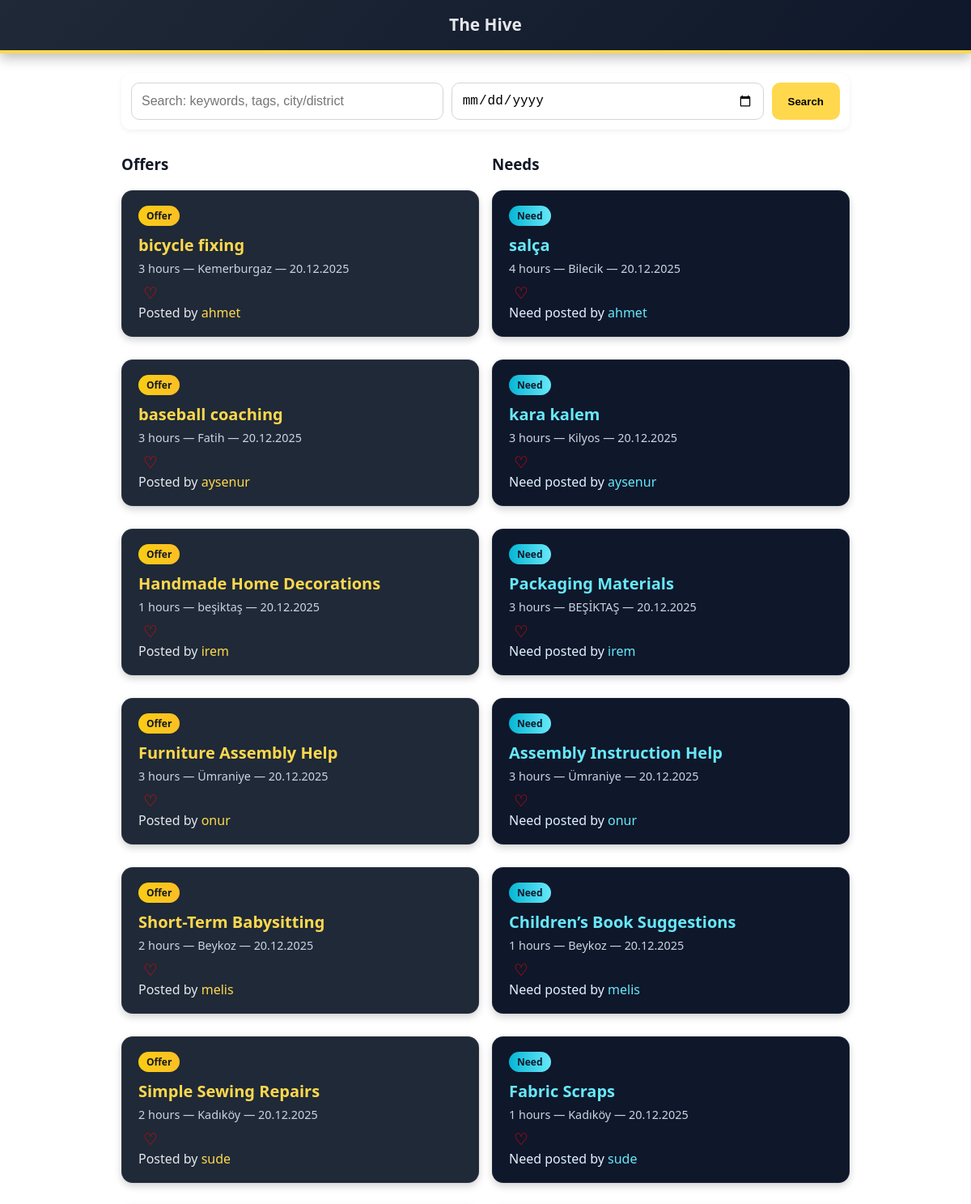
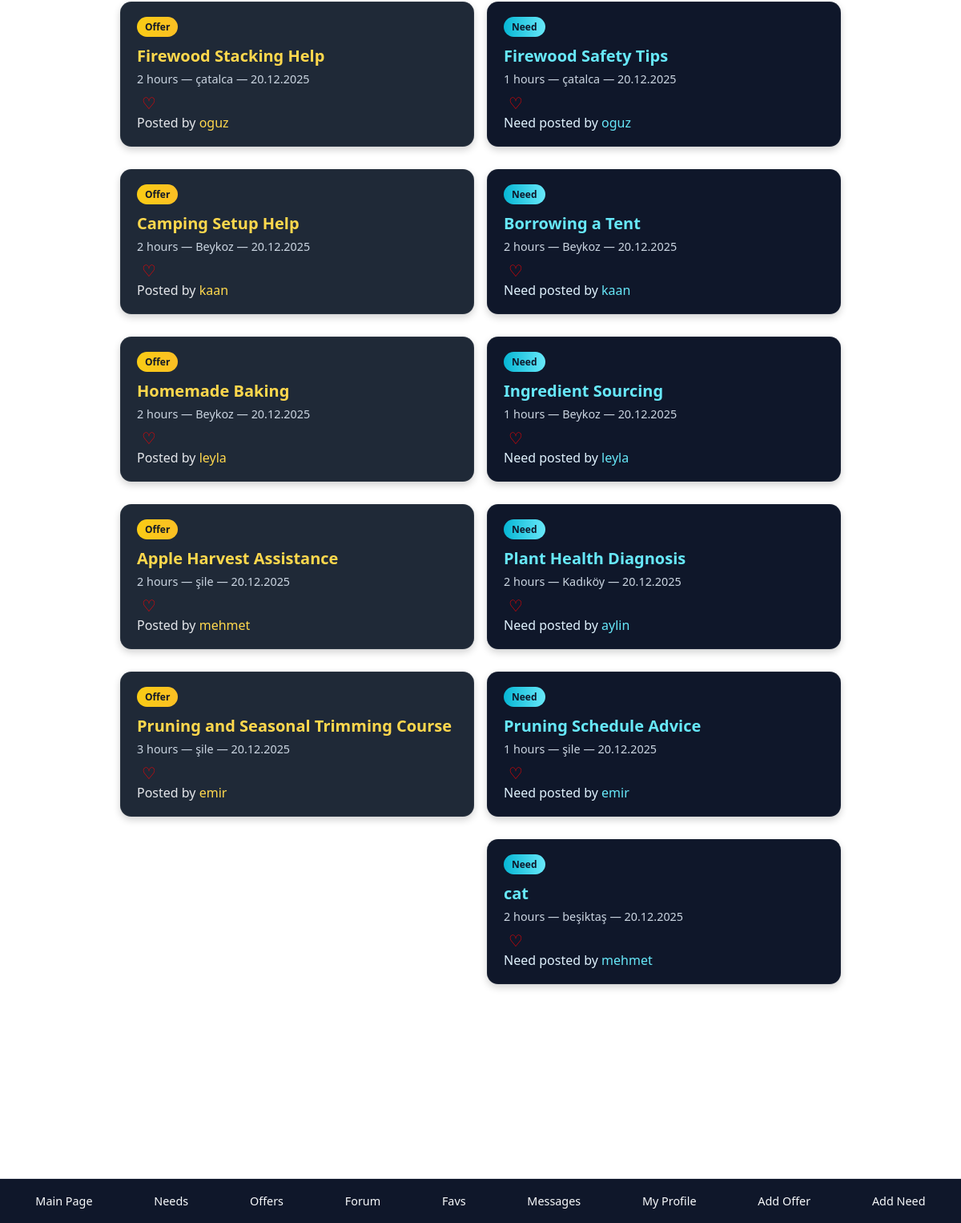
The page / on the database its author committed (2 pictures, top to bottom).
### app.py (models this page shows)
class Offer(db.Model):
    offer_id = db.Column(db.Integer, primary_key=True)
    user_id = db.Column(db.Integer, db.ForeignKey("user.user_id"), nullable=False)
    title = db.Column(db.String(120), nullable=False)
    description = db.Column(db.Text, nullable=False)
    hours = db.Column(db.Integer, nullable=False)
    location = db.Column(db.String(120), nullable=True)
    is_online = db.Column(db.Boolean, default=False)
    image_filename = db.Column(db.String(255), nullable=True)
    is_active = db.Column(db.Boolean, default=True)
    latitude = db.Column(db.Float)
    longitude = db.Column(db.Float)
    posted_at = db.Column(db.DateTime, nullable=False, default=datetime.utcnow)
    offered_on = db.Column(db.Date, nullable=True)

class User(db.Model):
    user_id = db.Column(db.Integer, primary_key=True)
    email = db.Column(db.String(120), unique=True, nullable=False)
    password_hash = db.Column(db.String(255), nullable=False)
    timebank_balance = db.Column(db.Integer, default=3)
    is_admin = db.Column(db.Boolean, default=False)
    is_banned = db.Column(db.Boolean, default=False)
    offers = db.relationship("Offer", backref="user", lazy=True)
    needs = db.relationship("Need", backref="user", lazy=True)
    favorites = db.relationship("Favorite", backref="user", lazy=True)
    need_favorites = db.relationship("NeedFavorite", backref="user", lazy=True)
    forum_posts = db.relationship("ForumPost", backref="author", lazy=True)
    forum_comments = db.relationship("ForumComment", backref="author", lazy=True)
    forum_comment_likes = db.relationship("ForumCommentLike", backref="user", lazy=True, cascade="all, delete-orphan")

class Need(db.Model):
    need_id = db.Column(db.Integer, primary_key=True)
    user_id = db.Column(db.Integer, db.ForeignKey("user.user_id"), nullable=False)
    title = db.Column(db.String(120), nullable=False)
    description = db.Column(db.Text, nullable=False)
    hours = db.Column(db.Integer, nullable=False)
    location = db.Column(db.String(120), nullable=True)
    is_online = db.Column(db.Boolean, default=False)
    image_filename = db.Column(db.String(255), nullable=True)
    is_active = db.Column(db.Boolean, default=True)
    latitude = db.Column(db.Float)
    longitude = db.Column(db.Float)
    posted_at = db.Column(db.DateTime, nullable=False, default=datetime.utcnow)
    needed_on = db.Column(db.Date, nullable=True)

### app.py (the view, shortened to what this page needs)
@app.route("/")
def index():
    query = request.args.get("q", "").strip()
    search_date = parse_date_field(request.args.get("date"))
    offers_query = Offer.query.filter_by(is_active=True).join(User)
    needs_query = Need.query.filter_by(is_active=True).join(User)
    if search_date:
        offers_query = offers_query.filter(Offer.offered_on == search_date)
        needs_query = needs_query.filter(Need.needed_on == search_date)
    offers = offers_query.all()
    needs = needs_query.all()
    user_favorites = set()
    user_need_favorites = set()
    if "user_id" in session:
        favs = Favorite.query.filter_by(user_id=session["user_id"]).all()
        user_favorites = {f.offer_id for f in favs}
        need_favs = NeedFavorite.query.filter_by(user_id=session["user_id"]).all()
        user_need_favorites = {f.need_id for f in need_favs}
    return render_template(
        "main.html",
        offers=offers,
        needs=needs,
        user_favorites=user_favorites,
        user_need_favorites=user_need_favorites,
        search_query=query,
        search_date=search_date,
    )

### app.py (called while the page is built)
@app.before_request
def initialize_database():
    if not getattr(app, "db_initialized", False):
        with app.app_context():
            db.create_all()
            ensure_posted_at_columns()
            ensure_admin_user()
        app.db_initialized = True

@app.before_request
def enforce_ban():
    user_id = session.get("user_id")
    if not user_id:
        return
    user = User.query.get(user_id)
    if user and user.is_banned and request.endpoint not in {"logout", "login"}:
        session.clear()
        return render_template("login.html", error="Your account has been banned."), 403

def parse_date_field(value):
    if not value:
        return None
    try:
        return datetime.strptime(value, "%Y-%m-%d").date()
    except ValueError:
        return None

### templates/main.html (shortened to what this page needs)
{% extends "base.html" %}
{% block content %}
<form action="/" method="get" class="search-bar">
  <input type="text" name="q"
         placeholder="Search: keywords, tags, city/district"
         value="{{ request.args.get('q','') }}">
      <input type="date" name="date"
         aria-label="Date"
             placeholder="dd.mm.yyyy"
         value="{{ request.args.get('date','') }}"
         style="min-width:150px;">
  <button class="search-btn" type="submit">Search</button>
</form>
<div class="offers-needs-grid">
  <section class="offers-column">
    <h3 class="section-title">Offers</h3>
    {% for offer in offers %}
      <div class="offer-card">
        <span class="type-badge offer">Offer</span>
        <a href="{{ url_for('offer_detail', offer_id=offer.offer_id) }}" class="offer-title">
          {{ offer.title }}
        </a>
        <div class="card-meta">
            {% set display_date = offer.offered_on if offer.offered_on else offer.posted_at %}
          {{ offer.hours }} hours — {{ offer.location }}
          {% if display_date %} — {{ display_date.strftime('%d.%m.%Y') }}{% endif %}
        </div>
        <form action="/toggle-favorite/{{ offer.offer_id }}" method="post" style="display:inline;">
          <button style="background:none; border:none; cursor:pointer; font-size:20px; color:red;">
            {% if offer.offer_id in user_favorites %}♥{% else %}♡{% endif %}
          </button>
        </form>
        <div class="small muted">
          Posted by
          {% if offer.user %}
            <a href="{{ url_for('view_profile', user_id=offer.user_id) }}"
               style="color:#ffd84d; text-decoration:none;">
              {{ offer.user.email.split('@')[0] }}
            </a>
          {% else %}
            <span class="small muted">Deleted user</span>
          {% endif %}
        </div>
      </div>
    {% else %}
      <p class="small muted" style="margin-top:6px;">No offers posted yet.</p>
    {% endfor %}
  </section>
  <section class="needs-column">
    <h3 class="section-title">Needs</h3>
    {% for need in needs %}
      <div class="need-card">
        <span class="type-badge need">Need</span>
        <a href="{{ url_for('need_detail', need_id=need.need_id) }}"
           class="need-title"
           style="text-decoration:none;">
          {{ need.title }}
        </a>
        <div class="card-meta">
            {% set display_date = need.needed_on if need.needed_on else need.posted_at %}
          {{ need.hours }} hours — {{ need.location }}
          {% if display_date %} — {{ display_date.strftime('%d.%m.%Y') }}{% endif %}
        </div>
        <form action="/toggle-need-favorite/{{ need.need_id }}" method="post" style="display:inline;">
          <button style="background:none;border:none;cursor:pointer;font-size:20px;color:red;">
            {% if need.need_id in user_need_favorites %}♥{% else %}♡{% endif %}
          </button>
        </form>
        <div class="small muted">
          Need posted by
          {% if need.user %}
            <a href="{{ url_for('view_profile', user_id=need.user_id) }}"
               style="color:#67e8f9; text-decoration:none;">
              {{ need.user.email.split('@')[0] }}
            </a>
          {% else %}
            <span class="small muted">Deleted user</span>
          {% endif %}
        </div>
      </div>
    {% else %}
      <p class="small muted" style="margin-top:6px;">No need posts yet.</p>
    {% endfor %}
  </section>
</div>
{% endblock %}

### templates/base.html (shortened to what this page needs)
<!doctype html>
<html lang="en">
<head>
    <link rel="stylesheet" href="{{ url_for('static', filename='style.css') }}">
</head>
<body>
<header>
  The Hive
</header>
<main>
  {% block content %}{% endblock %}
</main>
<nav class="nav-bottom">
  <a href="{{ url_for('index') }}">Main Page</a>
  <a href="{{ url_for('needs_page') }}">Needs</a>
  <a href="{{ url_for('offers_page') }}">Offers</a>
    <a href="/forum">Forum</a>
  <a href="{{ url_for('favorites_page') }}">Favs</a>
  <a href="{{ url_for('messages_list') }}">Messages</a>
  <a href="{{ url_for('my_profile') }}">My Profile</a>
  <a href="/add-offer">Add Offer</a>
  <a href="/add-need">Add Need</a>
</nav>
</body>
</html>

### templates/base.html (style rules this page uses)
body { font-family: system-ui, -apple-system, Segoe UI, Roboto, Arial, sans-serif; background:#ffffff; margin:0; padding-bottom:140px; color:#111827; }
header { padding:16px 20px 18px; background:linear-gradient(135deg, #1f2937, #0f172a); color:#e5e7eb; font-size:1.3rem; font-weight:600; text-align:center; box-shadow:0 6px 14px rgba(0,0,0,0.25); border-bottom:4px solid #ffd84d }
main { max-width:900px; margin:24px auto; padding:0 16px; padding-bottom:120px; }
.search-bar { background:#ffffff; border-radius:12px; padding:12px; display:flex; gap:10px; box-shadow:0 2px 6px rgba(0,0,0,0.06); margin:20px 0; }
.search-bar input { flex:1; padding:12px; border-radius:10px; border:1px solid #d1d5db; font-size:1rem; }
.search-btn { background:#ffd84d; padding:12px 20px; border-radius:10px; border:none; cursor:pointer; font-weight:600; transition:0.2s; }
.offers-needs-grid { display: grid; grid-template-columns: repeat(auto-fit, minmax(340px, 1fr)); gap: 16px; align-items: stretch; }
.offers-column, .needs-column { display: flex; flex-direction: column; }
.offers-needs-grid .offer-card, .offers-needs-grid .need-card { width: 100%; min-height: 180px; display: flex; flex-direction: column; justify-content: space-between; box-sizing: border-box; }
.section-title { margin-top: 10px; margin-bottom: 6px; }
.offer-card, .need-card { border-radius:14px; padding:18px 20px; margin:14px 0; box-shadow:0 4px 10px rgba(0,0,0,0.18); border:1px solid rgba(255,255,255,0.05); }
.offer-card { background:#1f2937; color:#e5e7eb; }
.need-card { background:#0f172a; color:#e0f2fe; }
.offer-title, .need-title { font-size:1.25rem; font-weight:600; margin-bottom:6px; display:inline-block; text-decoration:none; }
.offer-title { color:#ffd84d; }
.need-title { color:#67e8f9; }
.card-meta { font-size:0.9rem; color:#cbd5e1; margin-bottom:8px; }
.type-badge { display:inline-flex; align-items:center; padding:4px 10px; border-radius:999px; font-size:0.75rem; font-weight:700; margin-bottom:10px; width: fit-content; }
.type-badge.offer { background:linear-gradient(90deg, #facc15, #fbbf24); color:#111827; }
.type-badge.need { background:linear-gradient(90deg, #06b6d4, #67e8f9); color:#0f172a; }
.nav-bottom { position:fixed; left:0; right:0; bottom:0; display:flex; gap:8px; justify-content:space-around; background:#0f172a; padding:10px; z-index:9999; border-top:1px solid #e5e7eb; }
.nav-bottom a { color:#f8fafc; text-decoration:none; background:transparent; padding:8px 12px; border-radius:8px; font-size:.9rem; transition: background-color 0.2s ease; }

### rows shown on the page
Offer: title "bicycle fixing", hours "3", location "Kemerburgaz", strftime "20.12.2025", user.email "ahmet"
Offer: title "baseball coaching", hours "3", location "Fatih", strftime "20.12.2025", user.email "aysenur"
Offer: title "Handmade Home Decorations", hours "1", location "beşiktaş", strftime "20.12.2025", user.email "irem"
Offer: title "Furniture Assembly Help", hours "3", location "Ümraniye", strftime "20.12.2025", user.email "onur"
Offer: title "Short-Term Babysitting", hours "2", location "Beykoz", strftime "20.12.2025", user.email "melis"
Offer: title "Simple Sewing Repairs", hours "2", location "Kadıköy", strftime "20.12.2025", user.email "sude"
Offer: title "Firewood Stacking Help", hours "2", location "çatalca", strftime "20.12.2025", user.email "oguz"
Offer: title "Camping Setup Help", hours "2", location "Beykoz", strftime "20.12.2025", user.email "kaan"
Offer: title "Homemade Baking", hours "2", location "Beykoz", strftime "20.12.2025", user.email "leyla"
Offer: title "Apple Harvest Assistance", hours "2", location "şile", strftime "20.12.2025", user.email "mehmet"
Offer: title "Pruning and Seasonal Trimming Course", hours "3", location "şile", strftime "20.12.2025", user.email "emir"
Need: title "salça", hours "4", location "Bilecik", strftime "20.12.2025", user.email "ahmet"
Need: title "kara kalem", hours "3", location "Kilyos", strftime "20.12.2025", user.email "aysenur"
Need: title "Packaging Materials", hours "3", location "BEŞİKTAŞ", strftime "20.12.2025", user.email "irem"
Need: title "Assembly Instruction Help", hours "3", location "Ümraniye", strftime "20.12.2025", user.email "onur"
Need: title "Children’s Book Suggestions", hours "1", location "Beykoz", strftime "20.12.2025", user.email "melis"
Need: title "Fabric Scraps", hours "1", location "Kadıköy", strftime "20.12.2025", user.email "sude"
Need: title "Firewood Safety Tips", hours "1", location "çatalca", strftime "20.12.2025", user.email "oguz"
Need: title "Borrowing a Tent", hours "2", location "Beykoz", strftime "20.12.2025", user.email "kaan"
Need: title "Ingredient Sourcing", hours "1", location "Beykoz", strftime "20.12.2025", user.email "leyla"
Need: title "Plant Health Diagnosis", hours "2", location "Kadıköy", strftime "20.12.2025", user.email "aylin"
Need: title "Pruning Schedule Advice", hours "1", location "şile", strftime "20.12.2025", user.email "emir"
Need: title "cat", hours "2", location "beşiktaş", strftime "20.12.2025", user.email "mehmet"
